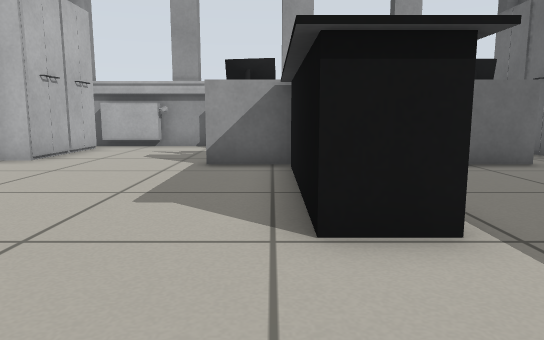
view 1 (above)

16 first-person views from a walk through a Gazebo world. The camera is 0.5 m above the floor, tilts 8° down and sees 70° across. The floor is counted in squares, 0.5 m on a side. Each view is taken from the middle of a square. On the plan, view 1 faces up. The plan holds only what a view shows up to about 13 squares ahead; the rest is blank.

view 2
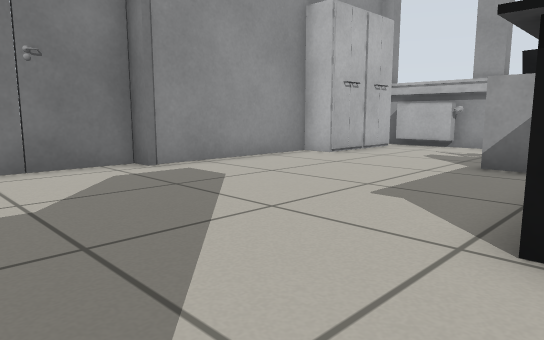

view 3
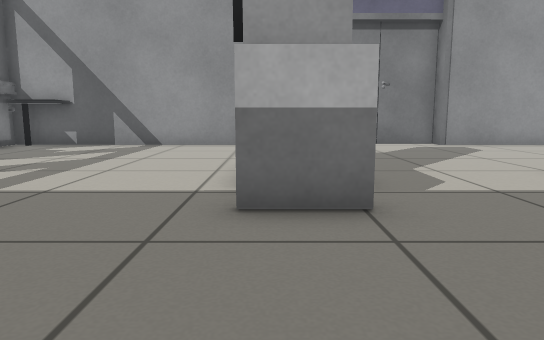

view 4
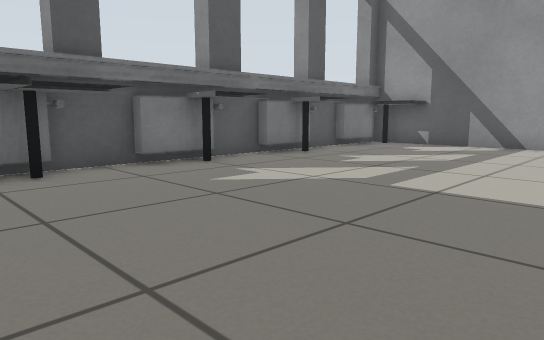

view 5
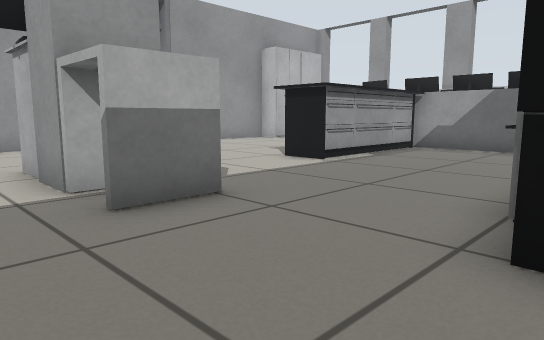

view 6
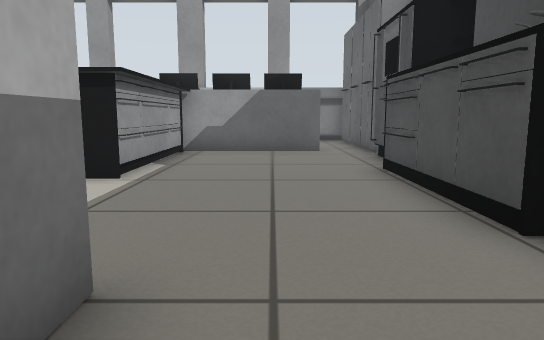

view 7
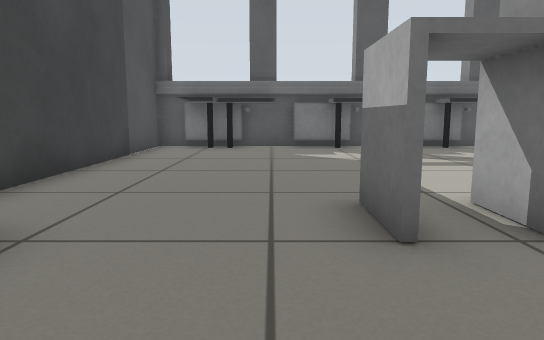

view 8
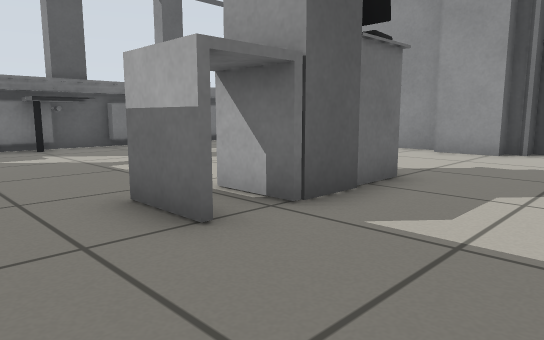

view 9
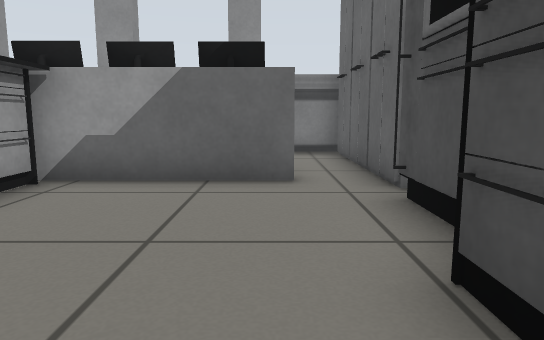

view 10
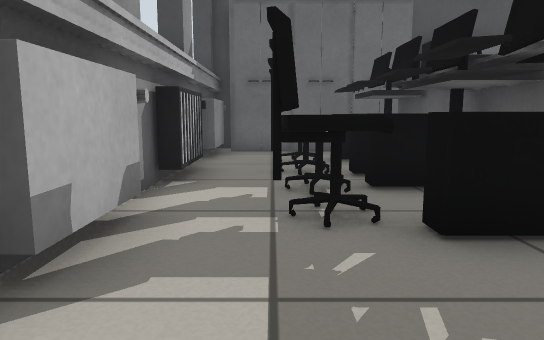

view 11
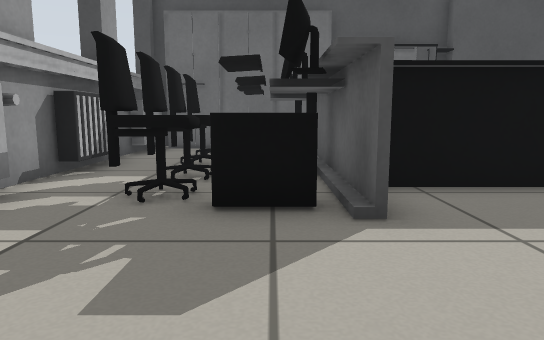

view 12
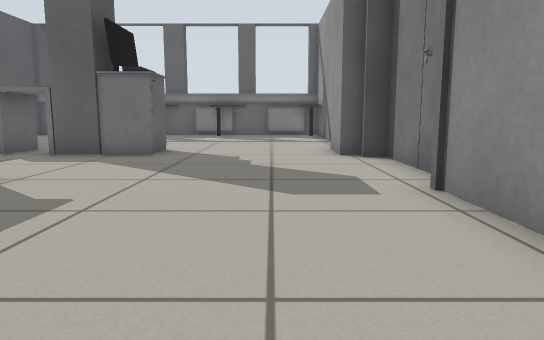

view 13
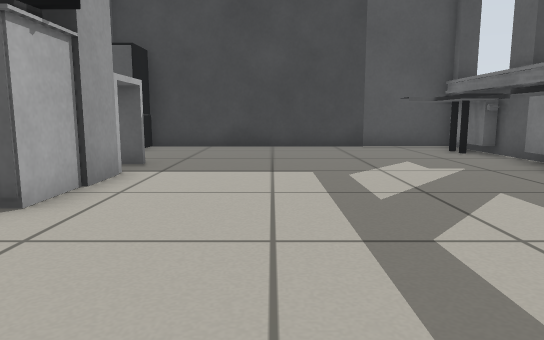

view 14
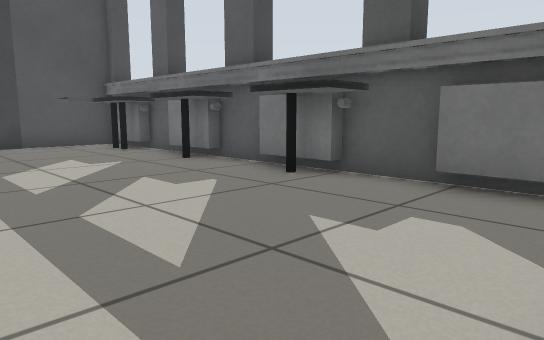

view 15
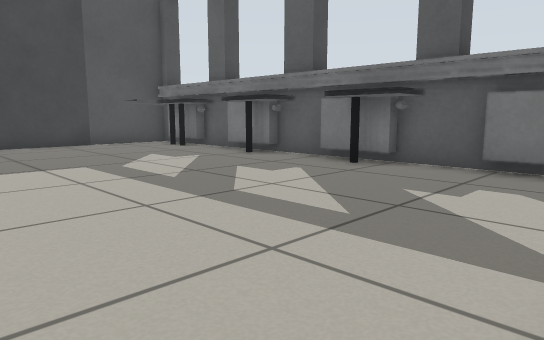

view 16
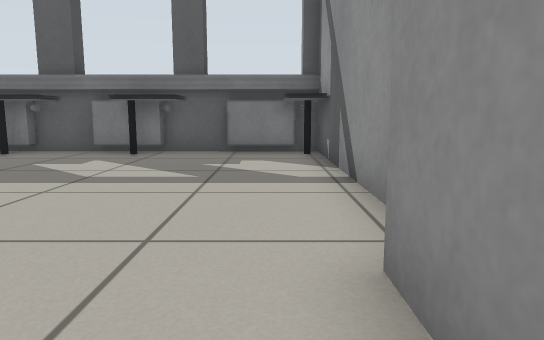

### Floor plan
Key: @ floor where view 1 was taken; # wall or solid block; . floor; = window, fence, low wall or low ledge; T thing the floor can be seen under or through.
Columns run from 7 left of view 1 to 8 right of it. Each row starts with its distance up from view 1.
 13  ##############
 12  #............#
 11  ##....##.###.#
 10  ##....==.===.#
  9 ##....#######.#
  8 #.....#######.##
  7 #......###.....#
  6 #......###....##
  5 #......###....#
  4 #......###...##
  3 #......###...##
  2 #............#
  1 #............#
  0 #......@.....#
 -1 ##....#TTTT..###
 -2  #....#TTTT....#
 -3 #..............#
 -4 #..............#
 -5 #..............#
 -6 #..............#
 -7 #..............#
 -8 #..............#
 -9  =...........#.#
-10  #...#=.##.=##.#
-11  ###############

Positions as (right, up) in squares from view 1, and headings:
1: (0, 0), facing up
2: (1, 0), facing up-left
3: (7, -2), facing left
4: (7, -3), facing down-left
5: (7, -4), facing up-left
6: (4, -3), facing up
7: (4, 2), facing down
8: (5, 2), facing down-left
9: (5, 2), facing up
10: (-4, 11), facing right
11: (-5, 9), facing right
12: (-4, 9), facing down
13: (-5, -5), facing right
14: (-6, -5), facing down-right
15: (-6, -3), facing down-right
16: (-5, 0), facing down
